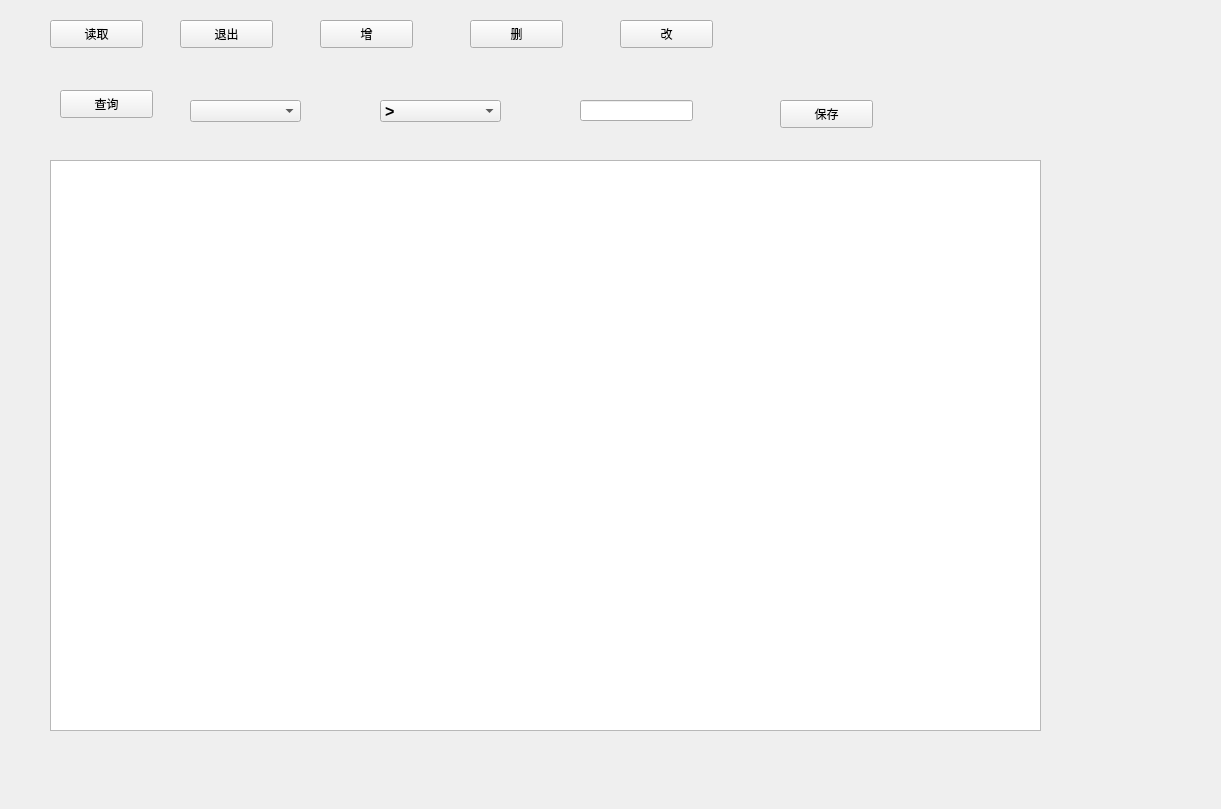
<?xml version="1.0" encoding="UTF-8"?>
<ui version="4.0">
 <class>Form</class>
 <widget class="QWidget" name="Form">
  <property name="geometry">
   <rect>
    <x>0</x>
    <y>0</y>
    <width>1221</width>
    <height>809</height>
   </rect>
  </property>
  <property name="windowTitle">
   <string>Form</string>
  </property>
  <widget class="QTableWidget" name="tableWidget">
   <property name="geometry">
    <rect>
     <x>50</x>
     <y>160</y>
     <width>991</width>
     <height>571</height>
    </rect>
   </property>
  </widget>
  <widget class="QPushButton" name="loser">
   <property name="geometry">
    <rect>
     <x>180</x>
     <y>20</y>
     <width>93</width>
     <height>28</height>
    </rect>
   </property>
   <property name="text">
    <string>退出</string>
   </property>
  </widget>
  <widget class="QPushButton" name="read">
   <property name="geometry">
    <rect>
     <x>50</x>
     <y>20</y>
     <width>93</width>
     <height>28</height>
    </rect>
   </property>
   <property name="text">
    <string>读取</string>
   </property>
  </widget>
  <widget class="QPushButton" name="add">
   <property name="geometry">
    <rect>
     <x>320</x>
     <y>20</y>
     <width>93</width>
     <height>28</height>
    </rect>
   </property>
   <property name="text">
    <string>增</string>
   </property>
  </widget>
  <widget class="QPushButton" name="delete_btn">
   <property name="geometry">
    <rect>
     <x>470</x>
     <y>20</y>
     <width>93</width>
     <height>28</height>
    </rect>
   </property>
   <property name="text">
    <string>删</string>
   </property>
  </widget>
  <widget class="QPushButton" name="alter">
   <property name="geometry">
    <rect>
     <x>620</x>
     <y>20</y>
     <width>93</width>
     <height>28</height>
    </rect>
   </property>
   <property name="text">
    <string>改</string>
   </property>
  </widget>
  <widget class="QPushButton" name="save">
   <property name="geometry">
    <rect>
     <x>780</x>
     <y>100</y>
     <width>93</width>
     <height>28</height>
    </rect>
   </property>
   <property name="text">
    <string>保存</string>
   </property>
  </widget>
  <widget class="QPushButton" name="query">
   <property name="geometry">
    <rect>
     <x>60</x>
     <y>90</y>
     <width>93</width>
     <height>28</height>
    </rect>
   </property>
   <property name="text">
    <string>查询</string>
   </property>
  </widget>
  <widget class="QComboBox" name="word">
   <property name="geometry">
    <rect>
     <x>190</x>
     <y>100</y>
     <width>111</width>
     <height>22</height>
    </rect>
   </property>
   <property name="font">
    <font>
     <pointsize>12</pointsize>
     <weight>75</weight>
     <bold>true</bold>
    </font>
   </property>
  </widget>
  <widget class="QComboBox" name="symbol">
   <property name="geometry">
    <rect>
     <x>380</x>
     <y>100</y>
     <width>121</width>
     <height>22</height>
    </rect>
   </property>
   <property name="font">
    <font>
     <pointsize>12</pointsize>
     <weight>75</weight>
     <bold>true</bold>
    </font>
   </property>
   <item>
    <property name="text">
     <string>&gt;</string>
    </property>
   </item>
   <item>
    <property name="text">
     <string>&lt;</string>
    </property>
   </item>
   <item>
    <property name="text">
     <string>=</string>
    </property>
   </item>
   <item>
    <property name="text">
     <string>like</string>
    </property>
   </item>
  </widget>
  <widget class="QLineEdit" name="word_content">
   <property name="geometry">
    <rect>
     <x>580</x>
     <y>100</y>
     <width>113</width>
     <height>21</height>
    </rect>
   </property>
   <property name="font">
    <font>
     <pointsize>12</pointsize>
     <weight>75</weight>
     <bold>true</bold>
    </font>
   </property>
  </widget>
 </widget>
 <resources/>
 <connections/>
</ui>
